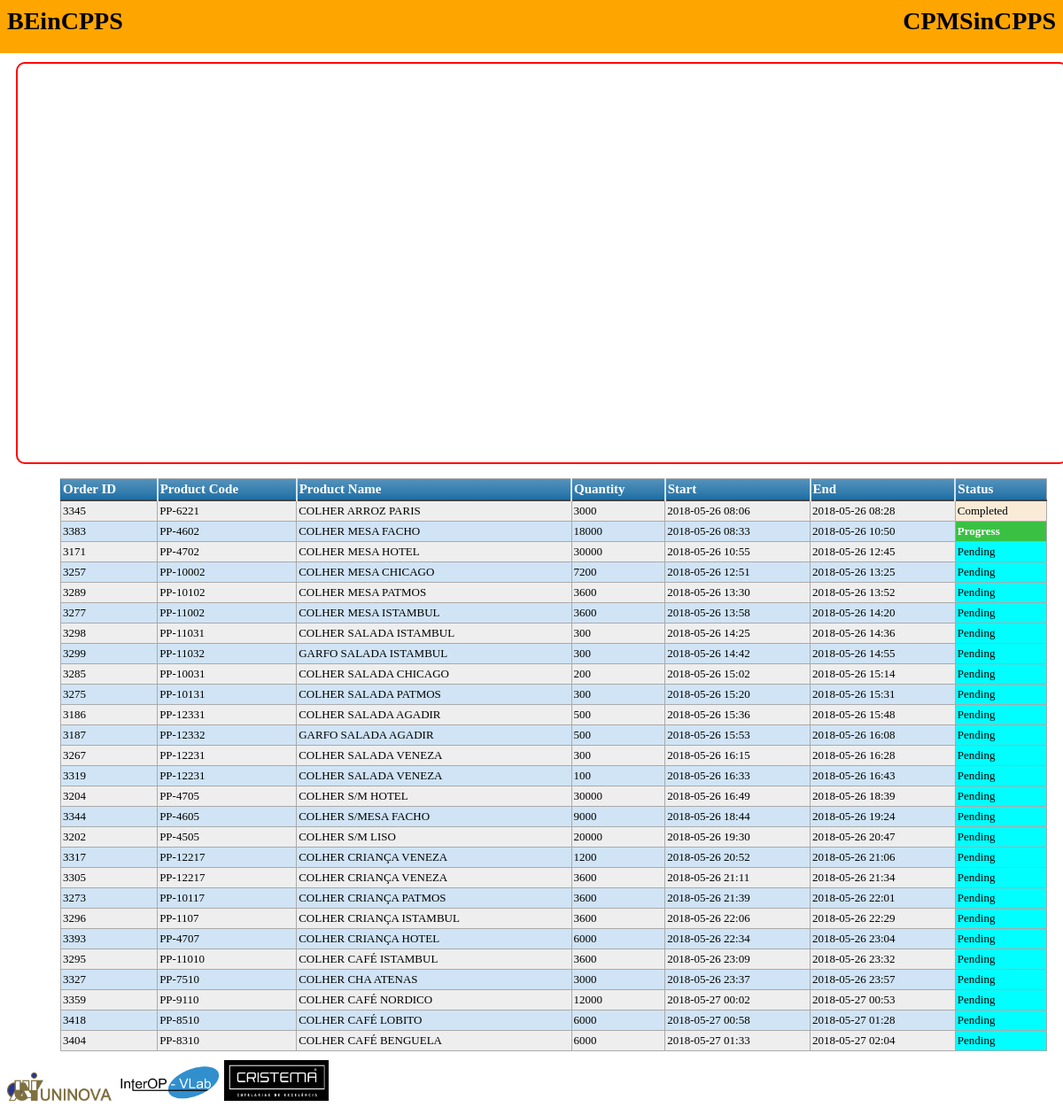
/, run on an earlier commit of the app's database.
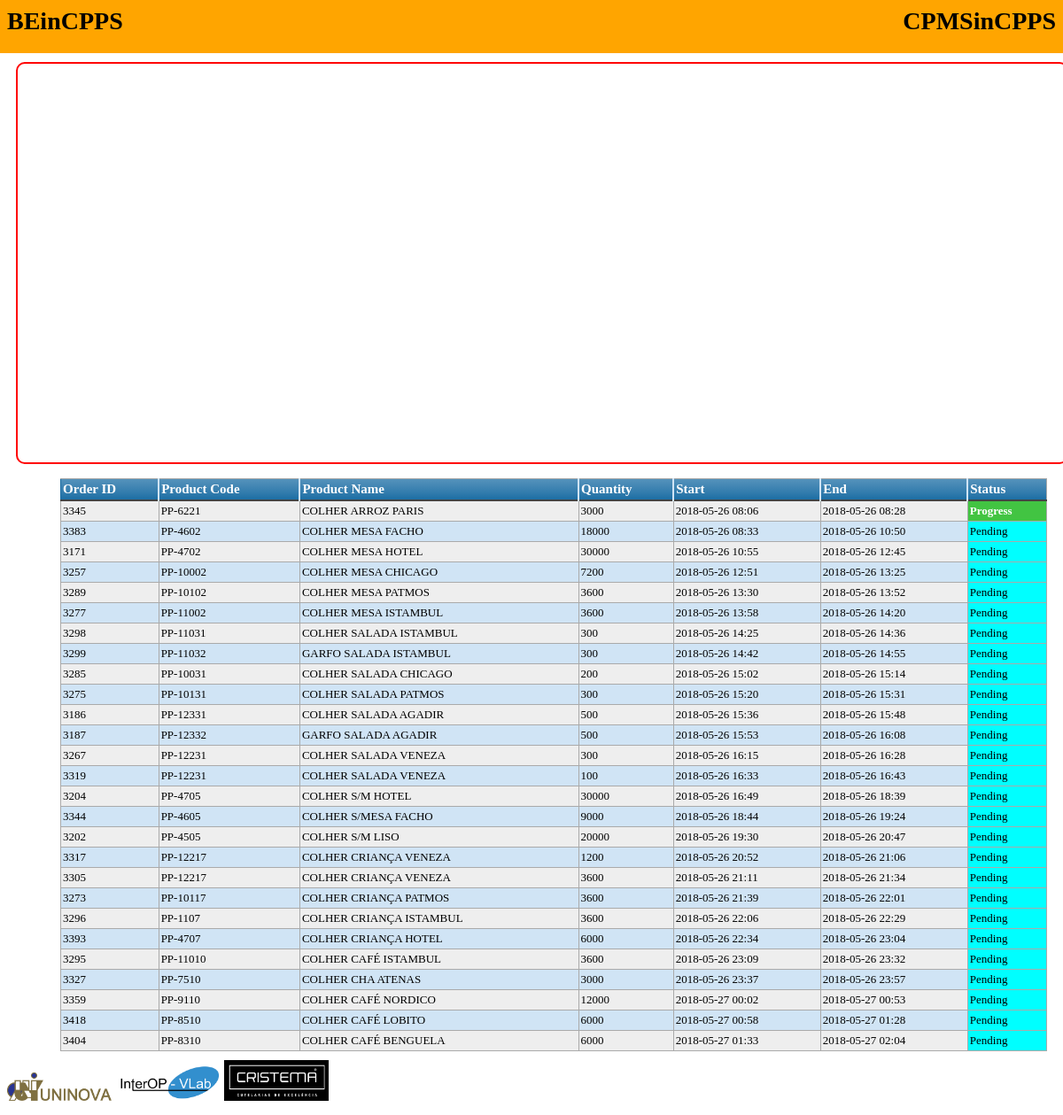
And on a later commit of the database.
### optimizer/models.py (models this page shows, shortened)
class ScheduledActivity(models.Model):
    class Meta:
        verbose_name_plural = 'Activities'
    order_id = models.CharField(max_length=100)
    product_id = models.CharField(max_length=100)
    product_name = models.CharField(max_length=100)
    quantity=models.IntegerField(null=True)
    start_datetime = models.CharField(max_length=100)
    end_datetime = models.CharField(max_length=100)
    activitytype = models.CharField(max_length=1)
    status=models.CharField(max_length=1)
    created_on = models.DateTimeField(auto_now_add=True)
    last_updated_on = models.DateTimeField(auto_now=True)

### optimizer/views.py (the view)
# urls.py: path('', views.index, name='index'),
def index(request):
    return render(request, 'index.html', {'schedule': 'schedule.png', 'orders': ScheduledActivity.objects.all()})

### optimizer/views.py (called while the page is built)
@register.filter
def get_task_status(status):
    if status == '0':
        return 'Pending'
    elif status == '1':
        return 'Progress'
    else:
        return 'Completed'

### templates/index.html (shortened to what this page needs)
{% extends 'base.html' %}
{% block content %}
<div style="height:450px">
    <iframe src="static/schedule.html" style="    width: 100%;
    height: 100%;
    border: 2px solid red;
    border-radius: 10px;
    margin-top: 10px;
    margin-left: 10px;
}">
    </iframe>
</div>
<div style="margin-left: 50px; padding:10px; margin-top: 20px">
    <table class="blueTable">
        <thead>
        <tr>
            <th>Order ID</th>
            <th>Product Code</th>
            <th>Product Name</th>
            <th>Quantity</th>
            <th>Start</th>
            <th>End</th>
            <th>Status</th>
        </tr>
        </thead>
        <tbody>
        {% for o in orders %}
        <tr>
            <td>{{o.order_id}}</td>
            <td>{{o.product_id}}</td>
            <td>{{o.product_name}}</td>
            <td>{{o.quantity}}</td>
            <td>{{o.start_datetime}}</td>
            <td>{{o.end_datetime}}</td>
            <td class="{{ o.status|get_task_status }}">{{ o.status|get_task_status }}</td>
        </tr>
        {% endfor %}
        </tbody>
    </table>
</div>
{% endblock %}

### templates/base.html (shortened to what this page needs)
<!DOCTYPE html>
<html lang="en">
<head>
</head>
<body>
<header id="header" style="background: orange;
    padding: 20px;
    width: 100%;
    margin-left: -20px;
    margin-top: -20px;">
    <div style="    font-size: 28px;
    font-weight: bold;
    display: inline;">BEinCPPS</div>
    <div style="font-size: 28px;
    font-weight: bold;float:right">CPMSinCPPS</div>
</header>
<div>
    {% block content %}
    {% endblock %}
</div>
<footer id="footer">
    <div>
        <div style="display:inline; width:10%; height:10%"><img style="width:10%; height:10%" src="/static/imgs/UNINOVA_logo.png"></div>
        <div style="display:inline; width:10%; height:10%"><img style="width:10%; height:10%" src="/static/imgs/download.png"></div>
        <div style="display:inline;width:10%; height:10%"><img style="width:10%; height:10%" src="/static/imgs/cristema_logo.png"></div>
    </div>
</footer>
</body>
</html>

### templates/index.html (style rules this page uses)
table.blueTable { border: 1px solid #1C6EA4; background-color: #EEEEEE; width: 100%; text-align: left; border-collapse: collapse; }
table.blueTable td, table.blueTable th { border: 1px solid #AAAAAA; padding: 3px 2px; }
table.blueTable tbody td { font-size: 13px; }
table.blueTable tr:nth-child(even) { background: #D0E4F5; }
table.blueTable thead { background: #1C6EA4; background: -moz-linear-gradient(top, #5592bb 0%, #327cad 66%, #1C6EA4 100%); background: -webkit-linear-gradient(top, #5592bb 0%, #327cad 66%, #1C6EA4 100%); background: linear-gradient(to bottom, #5592bb 0%, #327cad 66%, #1C6EA4 100%); border-bottom: 2px solid #444444; }
table.blueTable thead th { font-size: 15px; font-weight: bold; color: #FFFFFF; border-left: 2px solid #D0E4F5; }
table.blueTable thead th:first-child { border-left: none; }
.Progress { background: #04b504ba; font-weight: bold; color: white; }
.Pending { background: aqua; }

What changed in the data, as far as the page shows it:
removed ScheduledActivity: order_id "3345", product_id "PP-6221", product_name "COLHER ARROZ PARIS", quantity "3000", start_datetime "2018-05-26 08:06", end_datetime "2018-05-26 08:28", status|get_task_status "Completed"
removed ScheduledActivity: order_id "3383", product_id "PP-4602", product_name "COLHER MESA FACHO", quantity "18000", start_datetime "2018-05-26 08:33", end_datetime "2018-05-26 10:50", status|get_task_status "Progress"
added ScheduledActivity: order_id "3345", product_id "PP-6221", product_name "COLHER ARROZ PARIS", quantity "3000", start_datetime "2018-05-26 08:06", end_datetime "2018-05-26 08:28", status|get_task_status "Progress"
added ScheduledActivity: order_id "3383", product_id "PP-4602", product_name "COLHER MESA FACHO", quantity "18000", start_datetime "2018-05-26 08:33", end_datetime "2018-05-26 10:50", status|get_task_status "Pending"
